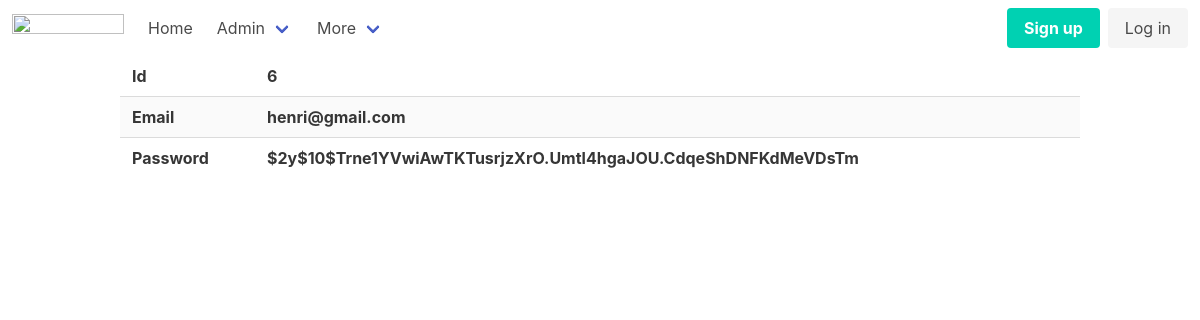
Page /admin/users/view?id=6 on the committed database.
### tables this page shows
CREATE TABLE users
(
    id       integer
        primary key autoincrement,
    email    text not null
        unique,
    password text not null
);

### helpers.php (called while the page is built, shortened)
<?php
function view($viewName, $wars = []){
    extract($wars);
    include __DIR__ . "/views/$viewName.php";
}

### src/Controllers/UserController.php (called while the page is built, shortened)
<?php
class UserController {
    public function show(){
        $id = $_GET['id'];
        $user = User::find($id);
        view('users/view', compact('user'));
    }
}

### src/DB.php (called while the page is built, shortened)
<?php
class DB {
    private $conn;
    public function __construct(){
        try {
            $this->conn = new PDO("sqlite:db.sqlite");
            $this->conn->setAttribute(PDO::ATTR_ERRMODE, PDO::ERRMODE_EXCEPTION);
        } catch(PDOException $e) {
                echo "Connection failed: " . $e->getMessage();
        }
    }
    public function find($table, $class, $id,){
        $stmt = $this->conn->prepare("SELECT * FROM $table where id=$id");
        $stmt->execute();
        $stmt->setFetchMode(PDO::FETCH_CLASS,$class);
        return $stmt->fetch();
        }
  }

### src/Models/Model.php (called while the page is built, shortened)
<?php
class Model {
    public static $table;
    public static function find($id){
        $db = new DB();
        return $db->find(static::$table, static::class, $id);
    }
}

### views/users/view.php (the view)
<?php include __DIR__ . '/../partials/Header.php'; ?>
<div class="container">
    <table class="table is-striped is-fullwidth">
        <tbody>
            <tr>
                <th>Id</th>
                <th><?=$user->id?></th>
            </tr>
            <tr>
                <th>Email</th>
                <th><?=$user->email?></th>
            </tr>
            <tr>
                <th>Password</th>
                <th><?=$user->password?></th>
            </tr>
        </tbody>
    </table>
</div>
<?php include __DIR__ . '/../partials/footer.php'; ?>

### rows in the picture
users: id "6", email "henri@gmail.com", password "$2y$10$Trne1YVwiAwTKTusrjzXrO.Umtl4hgaJOU.CdqeShDNFKdMeVDsTm"
